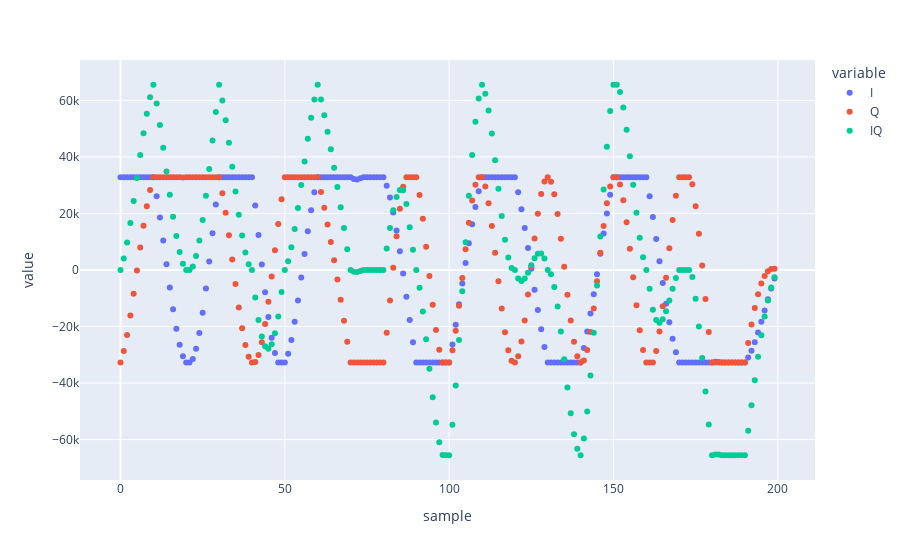

Write notebook code for a chart like this one.
### Code cell
plot = px.line(df[:20000], y=["I", "Q", "IQ"], x="sample")
plot.show()

### Figure 1 — Plotly figure (JSON) as saved in the notebook; plotly's stock layout.template omitted (floating-point values rounded to 4 significant figures; data arrays with more than 128 entries replaced by an {"elided": "..."} marker saying what was removed)
{"data": [{"hovertemplate": "variable=I<br>sample=%{x}<br>value=%{y}<extra></extra>", "legendgroup": "I", "marker": {"color": "#636efa", "symbol": "circle"}, "mode": "markers", "name": "I", "orientation": "v", "showlegend": true, "type": "scatter", "x": {"elided": "200 int values"}, "xaxis": "x", "y": {"elided": "200 float values"}, "yaxis": "y"}, {"hovertemplate": "variable=Q<br>sample=%{x}<br>value=%{y}<extra></extra>", "legendgroup": "Q", "marker": {"color": "#EF553B", "symbol": "circle"}, "mode": "markers", "name": "Q", "orientation": "v", "showlegend": true, "type": "scatter", "x": {"elided": "200 int values"}, "xaxis": "x", "y": {"elided": "200 float values"}, "yaxis": "y"}, {"hovertemplate": "variable=IQ<br>sample=%{x}<br>value=%{y}<extra></extra>", "legendgroup": "IQ", "marker": {"color": "#00cc96", "symbol": "circle"}, "mode": "markers", "name": "IQ", "orientation": "v", "showlegend": true, "type": "scatter", "x": {"elided": "200 int values"}, "xaxis": "x", "y": {"elided": "200 float values"}, "yaxis": "y"}], "layout": {"legend": {"title": {"text": "variable"}, "tracegroupgap": 0}, "margin": {"t": 60}, "xaxis": {"anchor": "y", "domain": [0, 1], "title": {"text": "sample"}}, "yaxis": {"anchor": "x", "domain": [0, 1], "title": {"text": "value"}}}}
